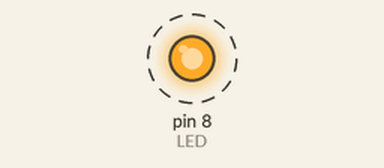
Simulated run of this sketch. Board: Arduino Uno, built with avr-gcc and run on an emulated ATmega328P. On the bench: output pins drawn as LEDs (lit = HIGH). Dashed ring = blinking. What the sketch prints to the serial monitor is not drawn.

Above: at 0.2 s.
Timing chart, 0 to 3.0 s (numbered marks = the images above):
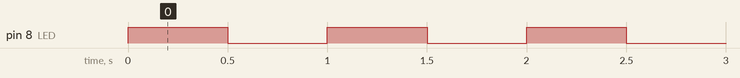

Measured:
- by itself, pin 8 (LED): alternates HIGH for 0.50 s and LOW for 0.50 s

The sketch:

Serial_and_LED_test.ino
```cpp
#include <Arduino.h>

#define LED 8   // change if GPIO pins are used for LED

void setup() {
  Serial.begin(115200);
  pinMode(LED, OUTPUT);

  Serial.println("ESP Test Started");
}

void loop() {
  digitalWrite(LED, HIGH);
  Serial.println("LED ON");
  delay(500);

  digitalWrite(LED, LOW);
  Serial.println("LED OFF");
  delay(500);
}
```
